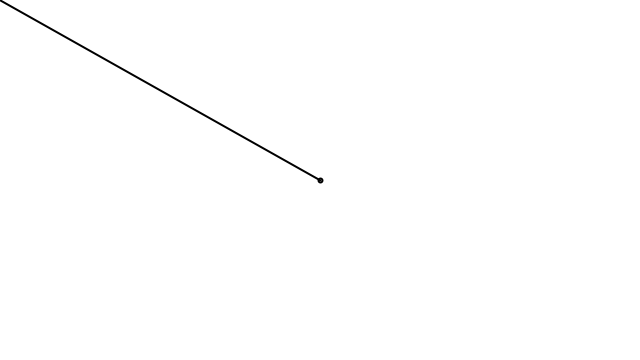
Frame 1 (no input)
Frame 60 (the mouse pressed at the canvas centre just before this capture): identical to frame 1, image omitted
Frame 120 (the mouse held since frame 60 and released just before this capture): blank canvas, image omitted

The Processing sketch that drew this single still picture (run headless with seeded random() and noise(); from frame 60 on, the mouse is pressed at the canvas centre):

// Processing sketch: vectorMath
// ── vectorMath.pde
void setup() {
  size(640, 360);
}

void draw() {  
  background(255); 
  strokeWeight(2);
  stroke(0);
  noFill();
  
  translate(width/2, height/2); // move 0,0 to the center of the screen
  ellipse(0,0,4,4);
  
  PVector mouse = new PVector(mouseX, mouseY);
  PVector center = new PVector(width/2, height/2);
  
  mouse.sub(center);
  mouse.mult(3);
  
  line(0,0,mouse.x,mouse.y);
  
}
